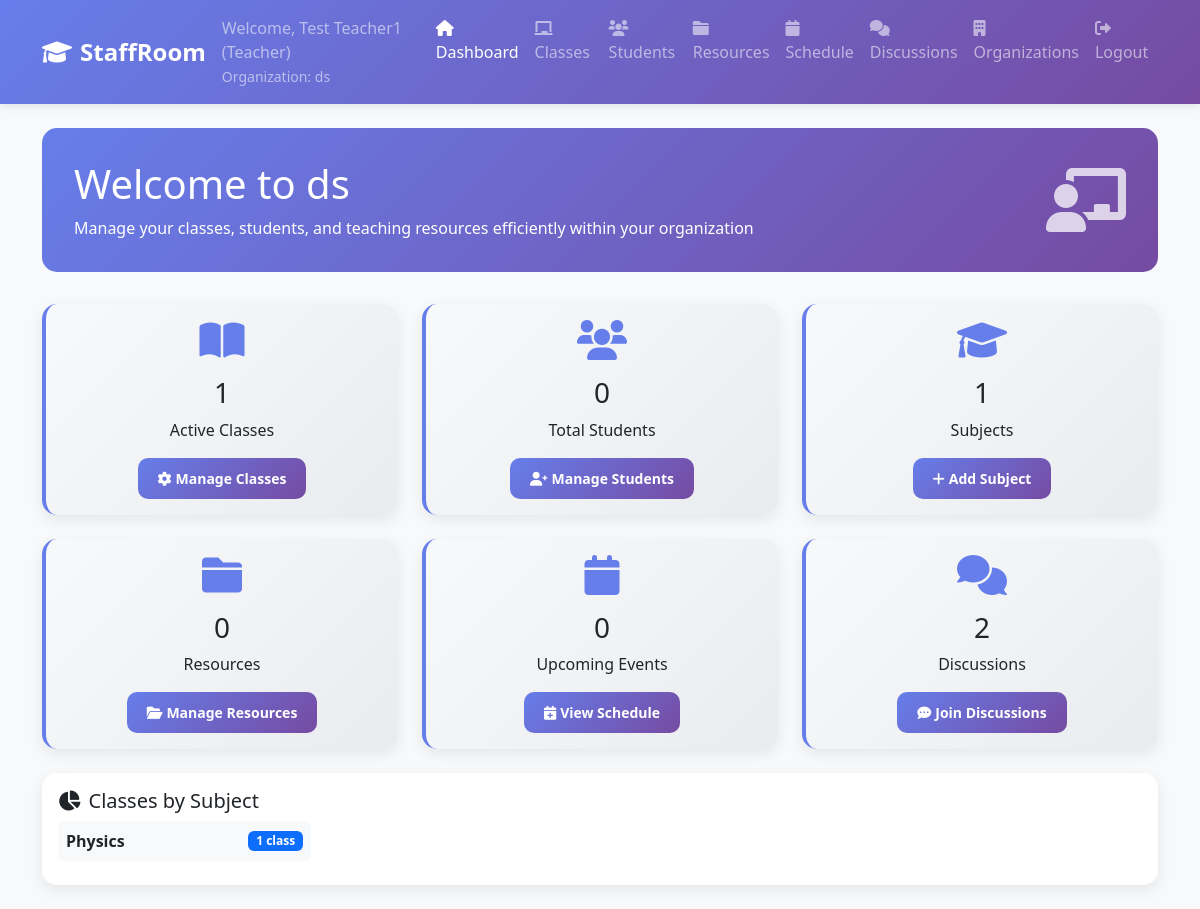
Before: /dashboard (signed in) with the older database file.
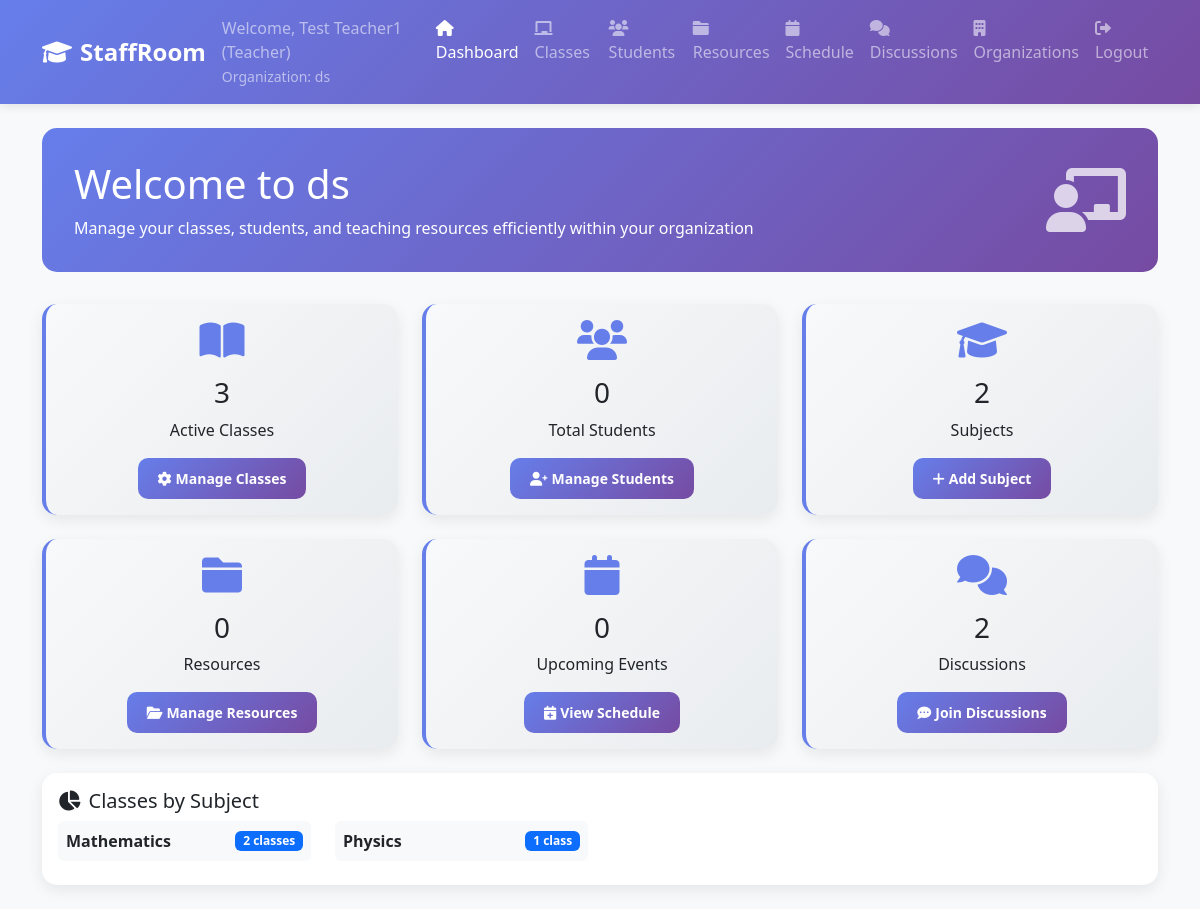
After: the same page with the newer database file.
### tables this page shows
CREATE TABLE classes (
                id INTEGER PRIMARY KEY AUTOINCREMENT,
                name TEXT NOT NULL,
                description TEXT,
                subject_id INTEGER NOT NULL,
                grade_level INTEGER NOT NULL CHECK (grade_level BETWEEN 1 AND 12),
                teacher_id INTEGER NOT NULL,
                created_at TIMESTAMP DEFAULT CURRENT_TIMESTAMP, organization_id INTEGER,
                FOREIGN KEY (subject_id) REFERENCES subjects (id),
                FOREIGN KEY (teacher_id) REFERENCES users (id)
            );

CREATE TABLE subjects (
                id INTEGER PRIMARY KEY AUTOINCREMENT,
                name TEXT UNIQUE NOT NULL,
                description TEXT,
                is_custom BOOLEAN DEFAULT 0,
                created_by INTEGER,
                created_at TIMESTAMP DEFAULT CURRENT_TIMESTAMP,
                FOREIGN KEY (created_by) REFERENCES users (id)
            );

### web_app.py (the view)
    def decorated_function(*args, **kwargs):
        if 'user_id' not in session:
            return redirect(url_for('login'))
        user_organizations = db.get_user_organizations(session['user_id'])
        if not user_organizations:
            flash('You must join an organization to access this feature.', 'warning')
            return redirect(url_for('organizations'))
        return f(*args, **kwargs)

### web_app.py (called while the page is built)
def require_organization_access(f):
    def decorated_function(*args, **kwargs):
        if 'user_id' not in session:
            return redirect(url_for('login'))
        user_organizations = db.get_user_organizations(session['user_id'])
        if not user_organizations:
            flash('You must join an organization to access this feature.', 'warning')
            return redirect(url_for('organizations'))
        return f(*args, **kwargs)
    decorated_function.__name__ = f.__name__
    return decorated_function

    def get_connection(self):
        if self.db_path.startswith('postgresql://'):
            import psycopg2
            from psycopg2.extras import RealDictCursor
            conn = psycopg2.connect(self.db_path, cursor_factory=RealDictCursor)
        else:
            db_file = self.db_path.replace('sqlite:///', '')
            conn = sqlite3.connect(db_file)
            conn.row_factory = sqlite3.Row
        return conn

### templates/dashboard.html (shortened to what the changed rows need)
{% extends "common/base.html" %}
{% block content %}
        <div class="welcome-section">
            <div class="row align-items-center">
                <div class="col-md-8">
                    <h1 class="mb-2">Welcome to {{ stats.organization_name }}</h1>
                </div>
            </div>
        </div>
        <div class="row mb-4">
            {% if user_type == 'teacher' %}
                <div class="col-md-4">
                    <div class="card stats-card h-100">
                        <div class="card-body text-center">
                            <i class="fas fa-book-open card-icon"></i>
                            <h3>{{ stats.classes }}</h3>
                            <p class="mb-3">Active Classes</p>
                            <a href="{{ url_for('classes') }}" class="btn btn-primary btn-sm">
                                <i class="fas fa-cog me-1"></i>Manage Classes
                            </a>
                        </div>
                    </div>
                </div>
                <div class="col-md-4">
                    <div class="card stats-card h-100">
                        <div class="card-body text-center">
                            <i class="fas fa-users card-icon"></i>
                            <h3>{{ stats.total_students }}</h3>
                            <p class="mb-3">Total Students</p>
                            <a href="{{ url_for('students') }}" class="btn btn-primary btn-sm">
                                <i class="fas fa-user-plus me-1"></i>Manage Students
                            </a>
                        </div>
                    </div>
                </div>
                <div class="col-md-4">
                    <div class="card stats-card h-100">
                        <div class="card-body text-center">
                            <i class="fas fa-graduation-cap card-icon"></i>
                            <h3>{{ stats.subjects }}</h3>
                            <p class="mb-3">Subjects</p>
                            <a href="{{ url_for('classes') }}" class="btn btn-primary btn-sm">
                                <i class="fas fa-plus me-1"></i>Add Subject
                            </a>
                        </div>
                    </div>
                </div>
            {% endif %}
        </div>
        {% if user_type == 'teacher' and stats.subject_breakdown %}
        <div class="row mb-4">
            <div class="col-12">
                <div class="card">
                    <div class="card-body">
                        <div class="row">
                            {% for subject, count in stats.subject_breakdown.items() %}
                            <div class="col-md-3 col-sm-6 mb-2">
                                <div class="d-flex justify-content-between align-items-center p-2 bg-light rounded">
                                    <span class="fw-bold">{{ subject }}</span>
                                    <span class="badge bg-primary">{{ count }} class{{ 'es' if count > 1 else '' }}</span>
                                </div>
                            </div>
                            {% endfor %}
                        </div>
                    </div>
                </div>
            </div>
        </div>
        {% endif %}
{% endblock %}

Changed rows visible on the page:
added classes: name "Mathematics", teacher "2", value "es"
Other visible differences:
{{ stats.classes }}: "1" → "3"
{{ stats.subjects }}: "1" → "2"
